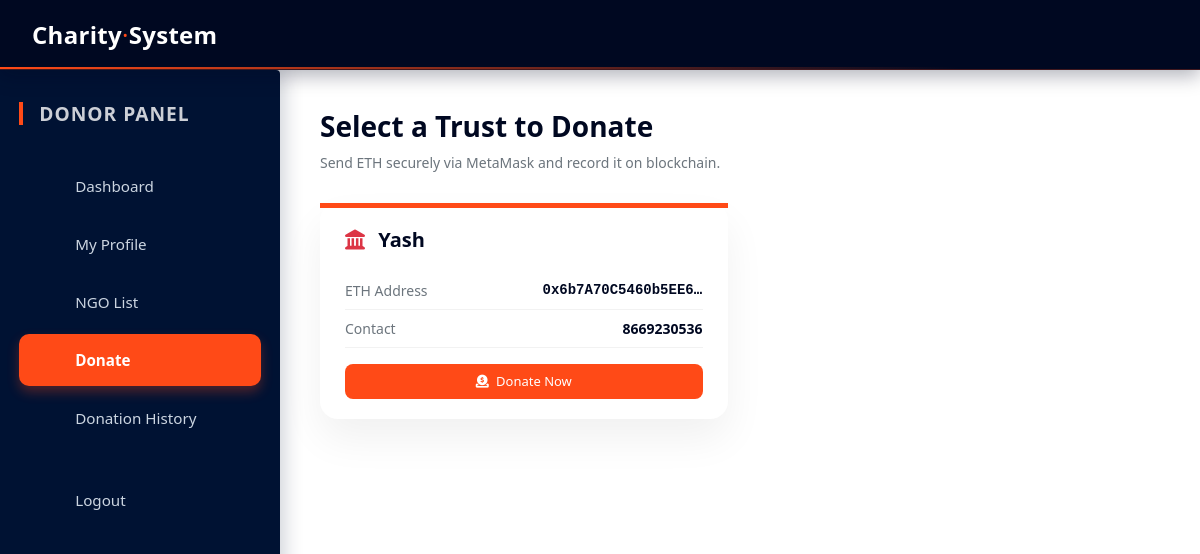
Screenshot of /donation (signed in) with the database file from the repository.
### app/models.py (models this page shows, shortened)
class trust_profile(models.Model):
    user = models.OneToOneField(
        User,
        on_delete=models.CASCADE,
        null=True,
        blank=True
    )
    contact_number = models.CharField(max_length=50)
    address = models.CharField(max_length=200)
    eth_address = models.CharField(
        max_length=42,
        unique=True,
        help_text="Ethereum public wallet address of the trust (MetaMask)"
    )
    created_at = models.DateTimeField(auto_now_add=True)

### app/views.py (the view, shortened to what this page needs)
# urls.py: path('donation', views.donation, name='donation'),
@login_required(login_url="log_in")
@cache_control(no_cache=True, must_revalidate=True, no_store=True)
@csrf_exempt
def donation(request):
    trusts = trust_profile.objects.all()
    return render(request, "donation.html", {
        "fname": request.user.first_name,
        "trusts": trusts
    })

### templates/donation.html (shortened to what this page needs)
<!doctype html>
<html>
<head>
  <link rel="stylesheet" href="/static/css/dashboard.css" />
  <link href="https://cdn.jsdelivr.net/npm/bootstrap@5.3.2/dist/css/bootstrap.min.css" rel="stylesheet" />
  <link rel="stylesheet" href="https://cdnjs.cloudflare.com/ajax/libs/font-awesome/6.4.0/css/all.min.css" />
</head>
<body>
  <div class="dashboard-header">
    Charity<span style="font-weight: 300; color: #ff4a17">·</span>System
  </div>
  <div class="dashboard-container">
    <div class="sidebar">
      <h4>DONOR PANEL</h4>
      <ul>
        <li>
          <a href="{% url 'user_dashboard' %}">  Dashboard </a>
        </li>
        <li>
          <a href="{% url 'user_dashboard' %}">  My Profile </a>
        </li>
        <li>
          <a href="{% url 'user_dashboard' %}">  NGO List </a>
        </li>
        <li>
          <a href="{% url 'donation' %}" class="active">  Donate </a>
        </li>
        <li>
          <a href="{% url 'show_donation' %}">  Donation History </a>
        </li>
        <li style="margin-top: 30px">
          <a href="{% url 'logout' %}">  Logout </a>
        </li>
      </ul>
    </div>
    <div class="main-content">
      <div class="section-header">
        <h3 class="section-title">Select a Trust to Donate</h3>
        <p class="section-subtitle">
          Send ETH securely via MetaMask and record it on blockchain.
        </p>
      </div>
      <div class="ngo-grid">
        {% for trust in trusts %}
        <div class="ngo-card">
          <div class="ngo-accent"></div>
          <h5 class="ngo-name">
            <i class="fas fa-landmark me-2 text-danger"></i>
            {{ trust.user.first_name }}
          </h5>
          <div class="ngo-row">
            <span>ETH Address</span>
            <strong class="eth-address"> {{ trust.eth_address }} </strong>
          </div>
          <div class="ngo-row">
            <span>Contact</span>
            <strong>{{ trust.contact_number }}</strong>
          </div>
          <button class="donate-btn w-100 mt-3" data-bs-toggle="modal" data-bs-target="#donateModal"
            data-trust-id="{{ trust.id }}" data-trust-name="{{ trust.user.first_name }}"
            data-trust-eth-address="{{ trust.eth_address }}">
            <i class="fas fa-donate me-1"></i> Donate Now
          </button>
        </div>
        {% endfor %}
      </div>
    </div>
  </div>
</body>
</html>

### static/css/dashboard.css (style rules this page uses)
:root { --primary-dark: #000821; --sidebar-dark: #001233; --accent: #ff4a17; --light-bg: #f4f6fb; --card-bg: #ffffff; --text-muted: #6c757d; --glass-white: rgba(255, 255, 255, 0.12); --shadow-sm: 0 8px 20px rgba(0, 8, 33, 0.06); --shadow-hover: 0 16px 30px rgba(0, 18, 51, 0.12); }
* { margin: 0; padding: 0; box-sizing: border-box; font-family: "Segoe UI", system-ui, -apple-system, BlinkMacSystemFont, sans-serif; }
body { background: var(--light-bg); }
.dashboard-header { height: 70px; background: var(--primary-dark); color: white; display: flex; align-items: center; padding: 0 2rem; font-size: 1.5rem; font-weight: 600; letter-spacing: 0.3px; position: fixed; width: 100%; top: 0; z-index: 1100; backdrop-filter: blur(2px); border-bottom: 1px solid rgba(255, 74, 23, 0.25); box-shadow: 0 6px 18px rgba(0, 8, 33, 0.3); }
.dashboard-header::after { content: ""; position: absolute; bottom: 0; left: 0; width: 100%; height: 2px; background: linear-gradient(90deg, var(--accent), transparent 80%); }
.dashboard-container { display: flex; margin-top: 70px; min-height: calc(100vh - 70px); }
.sidebar { width: 280px; background: var(--sidebar-dark); padding: 2rem 1.2rem; color: #fff; display: flex; flex-direction: column; box-shadow: 4px 0 20px rgba(0, 18, 51, 0.2); border-top-right-radius: 4px; transition: all 0.2s ease; }
.sidebar h4 { margin-bottom: 2.2rem; font-weight: 600; font-size: 1.2rem; letter-spacing: 1px; padding-left: 0.5rem; color: #ffffffcc; border-left: 4px solid var(--accent); padding-left: 16px; }
.sidebar ul { list-style: none; padding: 0; margin: 0; }
.sidebar ul li { margin-bottom: 6px; }
.sidebar ul li a { text-decoration: none; color: #cbd5e1; padding: 0.85rem 1rem 0.85rem 1.2rem; display: flex; align-items: center; gap: 12px; border-radius: 10px; transition: all 0.25s ease; font-size: 0.95rem; font-weight: 500; border: 1px solid transparent; }
.sidebar ul li a.active { background: var(--accent); color: #fff; font-weight: 600; box-shadow: 0 6px 12px rgba(255, 74, 23, 0.3); }
.main-content { flex: 1; padding: 2.2rem 2.5rem; transition: all 0.2s; }
.card-box, .trust-card, .sidebar ul li a { will-change: transform, box-shadow; }
.main-content { flex: 1; padding: 40px; min-height: calc(100vh - 70px); transition: 0.3s ease; }
.section-header { margin-bottom: 30px; }
.section-title { font-weight: 600; color: #000821; }
.section-subtitle { color: #6c757d; font-size: 14px; }
.ngo-grid { display: grid; grid-template-columns: repeat(auto-fill, minmax(380px, 1fr)); gap: 25px; }
.ngo-card { background: #ffffff; border-radius: 18px; padding: 25px 25px 20px 25px; box-shadow: 0 20px 40px #0000000f; position: relative; transition: 0.3s ease; }
.ngo-accent { height: 5px; width: 100%; background: #ff4a17; position: absolute; top: 0; left: 0; border-radius: 18px 18px 0 0; }
.ngo-name { font-weight: 600; color: #000821; margin-bottom: 20px; }
.ngo-row { display: flex; justify-content: space-between; align-items: center; gap: 10px; padding: 8px 0; border-bottom: 1px solid #f2f2f2; font-size: 14px; }
.ngo-row span { color: #6c757d; }
.ngo-row strong { color: #000821; font-weight: 600; text-align: right; }
.eth-address { font-size: 14px; font-family: monospace; white-space: nowrap; overflow: hidden; text-overflow: ellipsis; max-width: 160px; display: inline-block; color: #ff4a17; }
.donate-btn { margin-top: 15px; padding: 8px 18px; background: #ff4a17; border: none; border-radius: 8px; color: white; font-size: 13px; cursor: pointer; transition: 0.3s ease; }
.ngo-card::before { content: ""; position: absolute; top: 0; left: 0; width: 100%; height: 5px; background: var(--accent); }

### rows the page displays
trust_profile: user.first_name "Yash", eth_address "0x6b7A70C5460b5EE6…", contact_number "8669230536"
